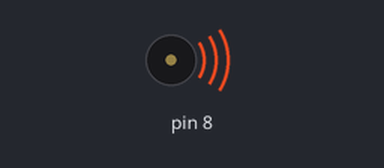
The sketch below on a simulated Arduino Uno, built with avr-gcc and run on an emulated ATmega328P. On the bench: buzzer (waves = sounding).

Above: at 0.9 s.
At 13.25 s:
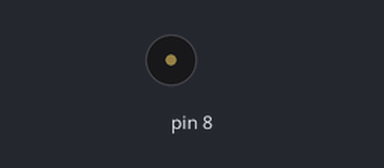
Timing chart, 0 to 13.9 s (numbered marks = the images above):
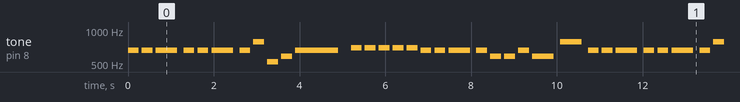

The sketch:

jinglebells.ino
```cpp
//Playing song on the arduino
//author: Adesola Samuel 2020

//This code produce the jingle bells melody using arduino and a buzzer. The buzzer used is an active buzzer
//Connect the positive side of the passive buzzer to arduino pin 8 and connect the negative part to ground


//To make a RGB led on in tune with the buzzer, you can connect the LED on pin 2,3,4 and uncomment the specifed codes

#include "pitches.h"

// notes in the melody:
int melody[] = {
    //jingle bells
  NOTE_E5, NOTE_E5, NOTE_E5,NOTE_E5, NOTE_E5, NOTE_E5, NOTE_E5, NOTE_G5, NOTE_C5,NOTE_D5, NOTE_E5,
  NOTE_F5, NOTE_F5, NOTE_F5,NOTE_F5, NOTE_F5, NOTE_E5,NOTE_E5, NOTE_E5,NOTE_E5, NOTE_D5, NOTE_D5,NOTE_E5, NOTE_D5, NOTE_G5,
  NOTE_E5, NOTE_E5, NOTE_E5,NOTE_E5, NOTE_E5, NOTE_E5, NOTE_E5, NOTE_G5, NOTE_C5,NOTE_D5, NOTE_E5,
  NOTE_F5, NOTE_F5, NOTE_F5,NOTE_F5, NOTE_F5, NOTE_E5,NOTE_E5, NOTE_E5,NOTE_G5, NOTE_G5, NOTE_F5,NOTE_D5, NOTE_C5
  };


// note durations: 4 = quarter note, 8 = eighth note, etc.:
float noteDurations[] = {
  4,4,2,4,4,2,4,4,4,4,1,
  4,4,4,4,4,4,4,2,4,4,4,4,2,2,
  4,4,2,4,4,2,4,4,4,4,1,
  4,4,4,4,4,4,4,2,4,4,4,4,1
};

void setup() {
//pinMode(2, OUTPUT);
//pinMode(3, OUTPUT);
//pinMode(4, OUTPUT);
}

void loop() {
//int i = 2;  //uncomment for the LED

  // iterate over the notes of the melody:
  for (int thisNote = 0; thisNote < 49; thisNote++) {
      //digitalWrite(i , HIGH);  //uncomment for the LED

     // to calculate the note duration, take one second divided by the note type.
    //e.g. quarter note = 1000 / 4, eighth note = 1000/8, etc.
    int noteDuration = 1000 / noteDurations[thisNote];
    tone(8, melody[thisNote], noteDuration);

    // to distinguish the notes, set a minimum time between them.
    // the note's duration + 30% seems to work well:
    int pauseBetweenNotes = noteDuration * 1.30;
    delay(pauseBetweenNotes);
    // stop the tone playing:
    noTone(8);

    /*
     * i++;
    if(i >= 5){     //uncomment for the LED
      i = 2;
    }
    */

  }
}
```

Measured:
- by itself, tone on pin 8: plays 659 Hz for 0.25 s, 659 Hz for 0.25 s, 659 Hz for 0.50 s, 659 Hz for 0.25 s, 659 Hz for 0.25 s, 659 Hz for 0.50 s … (297 notes in this stretch)
